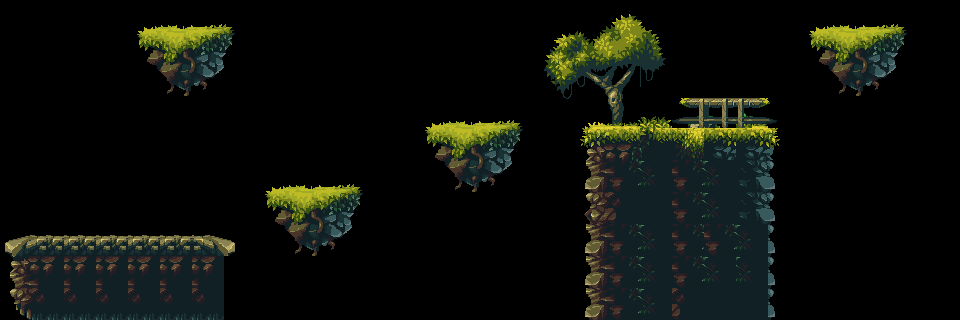

A 2D game scene composited from a Tiled map and its tileset images. What follows is a short description and the map's XML, with each tile layer's data collapsed to a summary:
An orthogonal 30x10 tile map with 32x32 px tiles, 7 tile layers (underFloor, grass, fence, Stonefloor, ...), 2 tilesets.

<map version="1.0" orientation="orthogonal" renderorder="right-down" width="30" height="10" tilewidth="32" tileheight="32" nextobjectid="1">
 <tileset firstgid="1" name="tileset" tilewidth="32" tileheight="32" tilecount="290" columns="29">
  <image source="landscape/tileset.png" width="928" height="320" />
 </tileset>
 <tileset firstgid="291" name="elementy" tilewidth="616" tileheight="304" tilecount="15" columns="0">
  <tile id="0">
   <image width="32" height="30" source="landscape/elements/fence.png" />
  </tile>
  <tile id="1">
   <image width="41" height="30" source="landscape/elements/fence2.png" />
  </tile>
  <tile id="2">
   <image width="41" height="32" source="landscape/elements/fence3.png" />
  </tile>
  <tile id="3">
   <image width="16" height="96" source="landscape/elements/floorCenter.png" />
  </tile>
  <tile id="4">
   <image width="59" height="96" source="landscape/elements/floorLeft.png" />
  </tile>
  <tile id="5">
   <image width="59" height="96" source="landscape/elements/floorRight.png" />
  </tile>
  <tile id="6">
   <image width="32" height="46" source="landscape/elements/plat2.png" />
  </tile>
  <tile id="7">
   <image width="43" height="86" source="landscape/elements/plat3.png" />
  </tile>
  <tile id="8">
   <image width="48" height="38" source="landscape/elements/plat4.png" />
  </tile>
  <tile id="9">
   <image width="90" height="111" source="landscape/elements/plat5.png" />
  </tile>
  <tile id="10">
   <image width="100" height="75" source="landscape/elements/platform.png" />
  </tile>
  <tile id="11">
   <image width="544" height="236" source="landscape/clouds.png" />
  </tile>
  <tile id="12">
   <image width="616" height="110" source="landscape/far-grounds.png" />
  </tile>
  <tile id="13">
   <image width="112" height="96" source="landscape/sea.png" />
  </tile>
  <tile id="14">
   <image width="112" height="304" source="landscape/sky.png" />
  </tile>
 </tileset>
 <layer name="underFloor" width="30" height="10">
  <data>[300 cells, 61 non-empty, 15 distinct tile ids]</data>
 </layer>
 <layer name="grass" width="30" height="10">
  <data>[300 cells, 22 non-empty, 10 distinct tile ids]</data>
 </layer>
 <layer name="fence" width="30" height="10">
  <data>[300 cells, 3 non-empty, 3 distinct tile ids]</data>
 </layer>
 <layer name="Stonefloor" width="30" height="10">
  <data>[300 cells, 8 non-empty, 4 distinct tile ids]</data>
 </layer>
 <layer name="grassFloor" width="30" height="10">
  <data>[300 cells, 23 non-empty, 10 distinct tile ids]</data>
 </layer>
 <layer name="TreeCore" width="30" height="10">
  <data>[300 cells, 2 non-empty, 2 distinct tile ids]</data>
 </layer>
 <layer name="treeCrown" width="30" height="10">
  <data>[300 cells, 11 non-empty, 11 distinct tile ids]</data>
 </layer>
</map>
